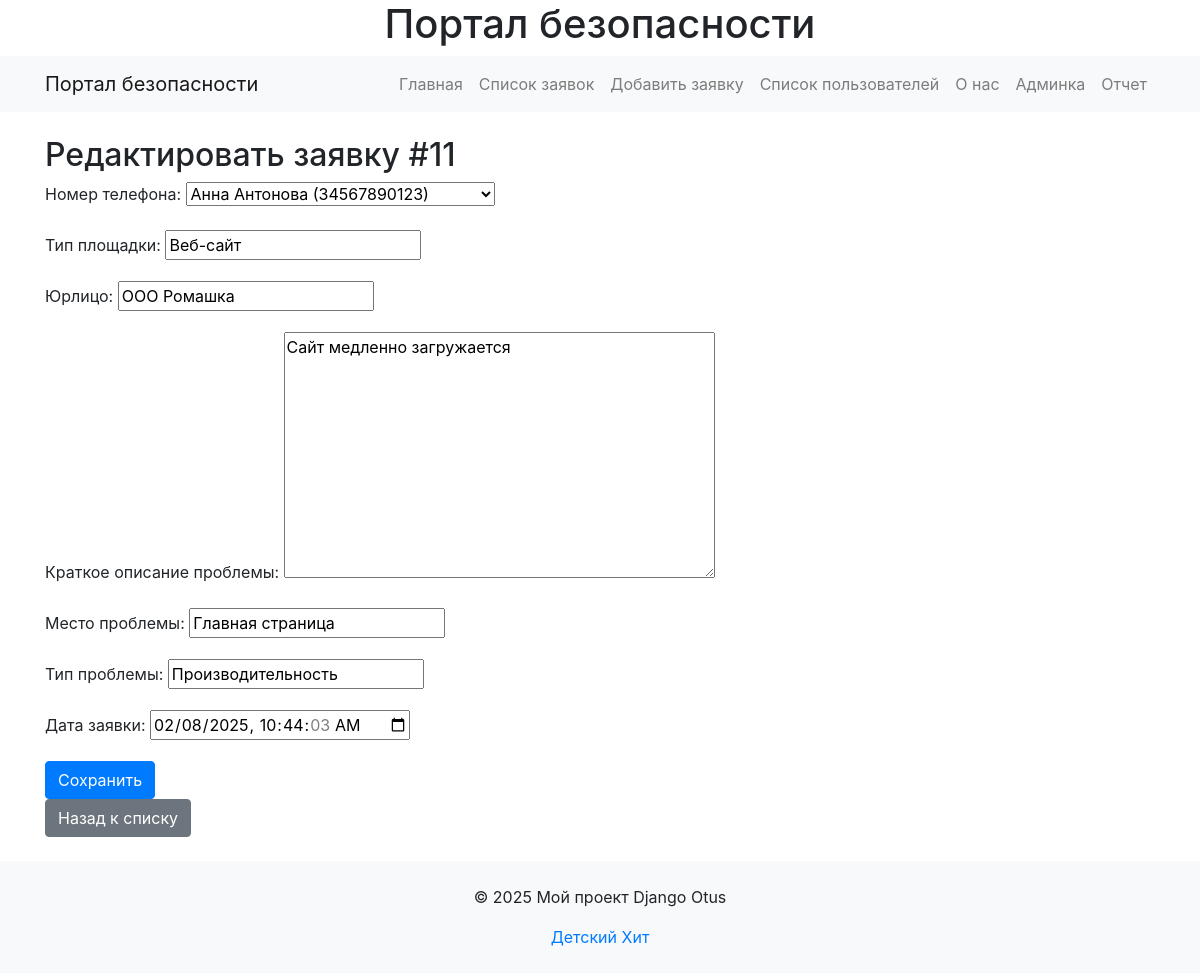
The page /tasks/edit/11/ on the database as committed earlier.
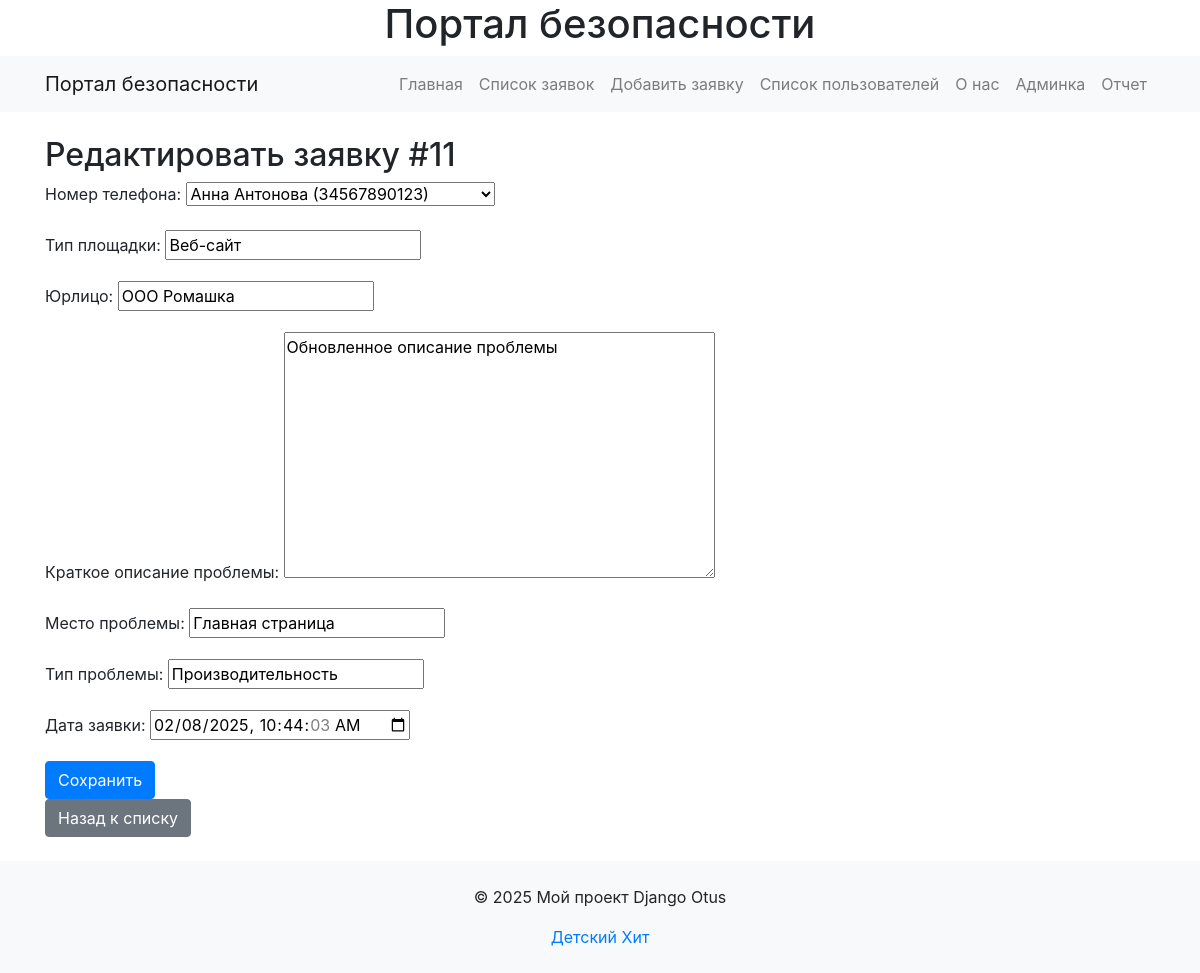
The same page on the database as committed later.
### my_app/models.py (models this page shows, shortened)
class Task(models.Model):
    STATUS_CHOICES = [
        ('на рассмотрении', 'На рассмотрении'),
        ('в работе', 'В работе'),
        ('просрочена', 'Просрочена'),
        ('выполнена', 'Выполнена'),
    ]
    phone_number = models.ForeignKey(
        Users,
        on_delete=models.CASCADE,
        related_name="tasks",
        verbose_name="Номер телефона",
        default=1,
    )
    platform_type = models.CharField(max_length=100, verbose_name="Тип площадки")
    legal_entity = models.CharField(max_length=100, verbose_name="Юрлицо")
    problem_description = models.TextField(verbose_name="Краткое описание проблемы")
    problem_location = models.CharField(max_length=200, verbose_name="Место проблемы")
    problem_type = models.CharField(max_length=100, verbose_name="Тип проблемы")
    task_date = models.DateTimeField(default=timezone.now, verbose_name="Дата заявки")
    task_id = models.AutoField(primary_key=True, verbose_name="Номер заявки ID")
    status = models.CharField(
        max_length=20,
        choices=STATUS_CHOICES,
        default='на рассмотрении',
        verbose_name="Статус заявки"
    )
    problem_photo = models.ImageField(
        upload_to="problem_photos/", blank=True, null=True, verbose_name="Фото проблемы"
    )
    solution_proposal = models.TextField(
        blank=True, null=True, verbose_name="Предложение по устранению"
    )
    responsible_person = models.CharField(
        max_length=100,
        blank=True,
        null=True,
        verbose_name="ФИО (ответственного за устранение)",
    )
    initiator_name = models.CharField(
        max_length=100, blank=True, null=True, verbose_name="ФИО (инициатора)"
    )
    position = models.CharField(
        max_length=100, blank=True, null=True, verbose_name="Должность"
    )
    department = models.CharField(
        max_length=100, blank=True, null=True, verbose_name="Отдел инициатора"
    )
    planned_fix_date = models.DateField(
        blank=True, null=True, verbose_name="Плановая дата устранения"
    )

### my_app/views.py (the view)
# urls.py: path("tasks/edit/<int:task_id>/", views.edit_task, name="edit_task"),
def edit_task(request, task_id):
    task = get_object_or_404(Task, task_id=task_id)
    if request.method == "POST":
        form = TaskForm(request.POST, instance=task)
        if form.is_valid():
            form.save()
            log_task_action.delay(
                "Редактирование", task.task_id
            )  # Логирование редактирования задачи
            return redirect("task_list")  # Перенаправление на страницу списка заявок
    else:
        form = TaskForm(instance=task)
    return render(request, "my_app/edit_task.html", {"form": form})

### my_app/forms.py
class TaskForm(forms.ModelForm):
    class Meta:
        model = Task
        fields = [
            "phone_number",
            "platform_type",
            "legal_entity",
            "problem_description",
            "problem_location",
            "problem_type",
            "task_date",
        ]
        widgets = {
            "task_date": forms.DateTimeInput(attrs={"type": "datetime-local"}),
        }

### my_app/models.py (called while the page is built)
    def __str__(self):
        return f"{self.first_name} {self.last_name} ({self.phone_number})"

### my_app/templates/my_app/edit_task.html (shortened to what this page needs)
{% extends 'my_app/base.html' %}
{% block content %}
    <h2>Редактировать заявку #{{ form.instance.task_id }}</h2>
    <form method="post">
        {{ form.as_p }}
        <button type="submit" class="btn btn-primary">Сохранить</button>
    </form>
    <a href="{% url 'task_list' %}" class="btn btn-secondary">Назад к списку</a>
{% endblock %}

Rows that differ between the two databases and show on the page:
changed Task "Веб-сайт": problem_description "Сайт медленно загружается" → "Обновленное описание проблемы"
